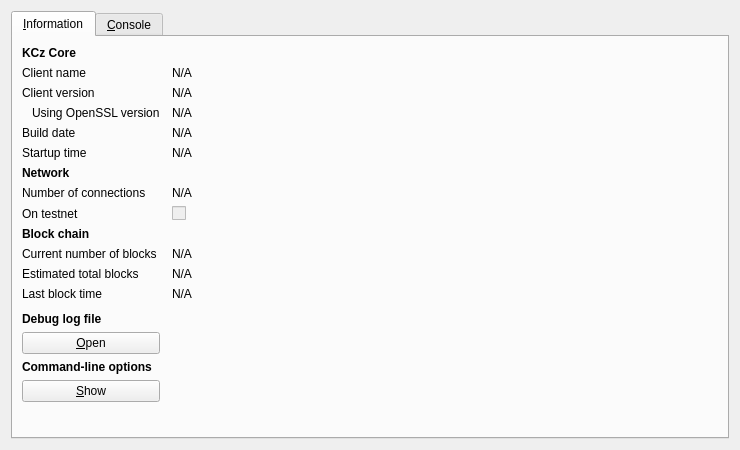
<?xml version="1.0" encoding="UTF-8"?>
<ui version="4.0">
 <class>RPCConsole</class>
 <widget class="QDialog" name="RPCConsole">
  <property name="geometry">
   <rect>
    <x>0</x>
    <y>0</y>
    <width>740</width>
    <height>450</height>
   </rect>
  </property>
  <property name="windowTitle">
   <string>KCz - Debug window</string>
  </property>
  <layout class="QVBoxLayout" name="verticalLayout_2">
   <item>
    <widget class="QTabWidget" name="tabWidget">
     <property name="currentIndex">
      <number>0</number>
     </property>
     <widget class="QWidget" name="tab_info">
      <attribute name="title">
       <string>&amp;Information</string>
      </attribute>
      <layout class="QGridLayout" name="gridLayout" columnstretch="0,1">
       <property name="horizontalSpacing">
        <number>12</number>
       </property>
       <item row="0" column="0">
        <widget class="QLabel" name="label_9">
         <property name="font">
          <font>
           <weight>75</weight>
           <bold>true</bold>
          </font>
         </property>
         <property name="text">
          <string>KCz Core</string>
         </property>
        </widget>
       </item>
       <item row="1" column="0">
        <widget class="QLabel" name="label_5">
         <property name="text">
          <string>Client name</string>
         </property>
        </widget>
       </item>
       <item row="1" column="1">
        <widget class="QLabel" name="clientName">
         <property name="cursor">
          <cursorShape>IBeamCursor</cursorShape>
         </property>
         <property name="text">
          <string>N/A</string>
         </property>
         <property name="textFormat">
          <enum>Qt::PlainText</enum>
         </property>
         <property name="textInteractionFlags">
          <set>Qt::LinksAccessibleByMouse|Qt::TextSelectableByKeyboard|Qt::TextSelectableByMouse</set>
         </property>
        </widget>
       </item>
       <item row="2" column="0">
        <widget class="QLabel" name="label_6">
         <property name="text">
          <string>Client version</string>
         </property>
        </widget>
       </item>
       <item row="2" column="1">
        <widget class="QLabel" name="clientVersion">
         <property name="cursor">
          <cursorShape>IBeamCursor</cursorShape>
         </property>
         <property name="text">
          <string>N/A</string>
         </property>
         <property name="textFormat">
          <enum>Qt::PlainText</enum>
         </property>
         <property name="textInteractionFlags">
          <set>Qt::LinksAccessibleByMouse|Qt::TextSelectableByKeyboard|Qt::TextSelectableByMouse</set>
         </property>
        </widget>
       </item>
       <item row="3" column="0">
        <widget class="QLabel" name="label_14">
         <property name="text">
          <string>Using OpenSSL version</string>
         </property>
         <property name="indent">
          <number>10</number>
         </property>
        </widget>
       </item>
       <item row="3" column="1">
        <widget class="QLabel" name="openSSLVersion">
         <property name="cursor">
          <cursorShape>IBeamCursor</cursorShape>
         </property>
         <property name="text">
          <string>N/A</string>
         </property>
         <property name="textFormat">
          <enum>Qt::PlainText</enum>
         </property>
         <property name="textInteractionFlags">
          <set>Qt::LinksAccessibleByMouse|Qt::TextSelectableByKeyboard|Qt::TextSelectableByMouse</set>
         </property>
        </widget>
       </item>
       <item row="4" column="0">
        <widget class="QLabel" name="label_12">
         <property name="text">
          <string>Build date</string>
         </property>
        </widget>
       </item>
       <item row="4" column="1">
        <widget class="QLabel" name="buildDate">
         <property name="cursor">
          <cursorShape>IBeamCursor</cursorShape>
         </property>
         <property name="text">
          <string>N/A</string>
         </property>
         <property name="textFormat">
          <enum>Qt::PlainText</enum>
         </property>
         <property name="textInteractionFlags">
          <set>Qt::LinksAccessibleByMouse|Qt::TextSelectableByKeyboard|Qt::TextSelectableByMouse</set>
         </property>
        </widget>
       </item>
       <item row="5" column="0">
        <widget class="QLabel" name="label_13">
         <property name="text">
          <string>Startup time</string>
         </property>
        </widget>
       </item>
       <item row="5" column="1">
        <widget class="QLabel" name="startupTime">
         <property name="cursor">
          <cursorShape>IBeamCursor</cursorShape>
         </property>
         <property name="text">
          <string>N/A</string>
         </property>
         <property name="textFormat">
          <enum>Qt::PlainText</enum>
         </property>
         <property name="textInteractionFlags">
          <set>Qt::LinksAccessibleByMouse|Qt::TextSelectableByKeyboard|Qt::TextSelectableByMouse</set>
         </property>
        </widget>
       </item>
       <item row="6" column="0">
        <widget class="QLabel" name="label_11">
         <property name="font">
          <font>
           <weight>75</weight>
           <bold>true</bold>
          </font>
         </property>
         <property name="text">
          <string>Network</string>
         </property>
        </widget>
       </item>
       <item row="7" column="0">
        <widget class="QLabel" name="label_7">
         <property name="text">
          <string>Number of connections</string>
         </property>
        </widget>
       </item>
       <item row="7" column="1">
        <widget class="QLabel" name="numberOfConnections">
         <property name="cursor">
          <cursorShape>IBeamCursor</cursorShape>
         </property>
         <property name="text">
          <string>N/A</string>
         </property>
         <property name="textFormat">
          <enum>Qt::PlainText</enum>
         </property>
         <property name="textInteractionFlags">
          <set>Qt::LinksAccessibleByMouse|Qt::TextSelectableByKeyboard|Qt::TextSelectableByMouse</set>
         </property>
        </widget>
       </item>
       <item row="8" column="0">
        <widget class="QLabel" name="label_8">
         <property name="text">
          <string>On testnet</string>
         </property>
        </widget>
       </item>
       <item row="8" column="1">
        <widget class="QCheckBox" name="isTestNet">
         <property name="enabled">
          <bool>false</bool>
         </property>
         <property name="text">
          <string/>
         </property>
        </widget>
       </item>
       <item row="9" column="0">
        <widget class="QLabel" name="label_10">
         <property name="font">
          <font>
           <weight>75</weight>
           <bold>true</bold>
          </font>
         </property>
         <property name="text">
          <string>Block chain</string>
         </property>
        </widget>
       </item>
       <item row="10" column="0">
        <widget class="QLabel" name="label_3">
         <property name="text">
          <string>Current number of blocks</string>
         </property>
        </widget>
       </item>
       <item row="10" column="1">
        <widget class="QLabel" name="numberOfBlocks">
         <property name="cursor">
          <cursorShape>IBeamCursor</cursorShape>
         </property>
         <property name="text">
          <string>N/A</string>
         </property>
         <property name="textFormat">
          <enum>Qt::PlainText</enum>
         </property>
         <property name="textInteractionFlags">
          <set>Qt::LinksAccessibleByMouse|Qt::TextSelectableByKeyboard|Qt::TextSelectableByMouse</set>
         </property>
        </widget>
       </item>
       <item row="11" column="0">
        <widget class="QLabel" name="label_4">
         <property name="text">
          <string>Estimated total blocks</string>
         </property>
        </widget>
       </item>
       <item row="11" column="1">
        <widget class="QLabel" name="totalBlocks">
         <property name="cursor">
          <cursorShape>IBeamCursor</cursorShape>
         </property>
         <property name="text">
          <string>N/A</string>
         </property>
         <property name="textFormat">
          <enum>Qt::PlainText</enum>
         </property>
         <property name="textInteractionFlags">
          <set>Qt::LinksAccessibleByMouse|Qt::TextSelectableByKeyboard|Qt::TextSelectableByMouse</set>
         </property>
        </widget>
       </item>
       <item row="12" column="0">
        <widget class="QLabel" name="label_2">
         <property name="text">
          <string>Last block time</string>
         </property>
        </widget>
       </item>
       <item row="12" column="1">
        <widget class="QLabel" name="lastBlockTime">
         <property name="cursor">
          <cursorShape>IBeamCursor</cursorShape>
         </property>
         <property name="text">
          <string>N/A</string>
         </property>
         <property name="textFormat">
          <enum>Qt::PlainText</enum>
         </property>
         <property name="textInteractionFlags">
          <set>Qt::LinksAccessibleByMouse|Qt::TextSelectableByKeyboard|Qt::TextSelectableByMouse</set>
         </property>
        </widget>
       </item>
       <item row="13" column="0">
        <spacer name="verticalSpacer_2">
         <property name="orientation">
          <enum>Qt::Vertical</enum>
         </property>
         <property name="sizeHint" stdset="0">
          <size>
           <width>20</width>
           <height>20</height>
          </size>
         </property>
        </spacer>
       </item>
       <item row="14" column="0">
        <widget class="QLabel" name="labelDebugLogfile">
         <property name="font">
          <font>
           <weight>75</weight>
           <bold>true</bold>
          </font>
         </property>
         <property name="text">
          <string>Debug log file</string>
         </property>
        </widget>
       </item>
       <item row="15" column="0">
        <widget class="QPushButton" name="openDebugLogfileButton">
         <property name="toolTip">
          <string>Open the KCz debug log file from the current data directory. This can take a few seconds for large log files.</string>
         </property>
         <property name="text">
          <string>&amp;Open</string>
         </property>
         <property name="autoDefault">
          <bool>false</bool>
         </property>
        </widget>
       </item>
       <item row="16" column="0">
        <widget class="QLabel" name="labelCLOptions">
         <property name="font">
          <font>
           <weight>75</weight>
           <bold>true</bold>
          </font>
         </property>
         <property name="text">
          <string>Command-line options</string>
         </property>
        </widget>
       </item>
       <item row="17" column="0">
        <widget class="QPushButton" name="showCLOptionsButton">
         <property name="toolTip">
          <string>Show the KCz-Qt help message to get a list with possible KCz command-line options.</string>
         </property>
         <property name="text">
          <string>&amp;Show</string>
         </property>
         <property name="autoDefault">
          <bool>false</bool>
         </property>
        </widget>
       </item>
       <item row="18" column="0">
        <spacer name="verticalSpacer">
         <property name="orientation">
          <enum>Qt::Vertical</enum>
         </property>
         <property name="sizeHint" stdset="0">
          <size>
           <width>20</width>
           <height>40</height>
          </size>
         </property>
        </spacer>
       </item>
      </layout>
     </widget>
     <widget class="QWidget" name="tab_console">
      <attribute name="title">
       <string>&amp;Console</string>
      </attribute>
      <layout class="QVBoxLayout" name="verticalLayout_3">
       <property name="spacing">
        <number>3</number>
       </property>
       <item>
        <widget class="QTextEdit" name="messagesWidget">
         <property name="minimumSize">
          <size>
           <width>0</width>
           <height>100</height>
          </size>
         </property>
         <property name="readOnly">
          <bool>true</bool>
         </property>
         <property name="tabKeyNavigation" stdset="0">
          <bool>false</bool>
         </property>
         <property name="columnCount" stdset="0">
          <number>2</number>
         </property>
        </widget>
       </item>
       <item>
        <layout class="QHBoxLayout" name="horizontalLayout">
         <property name="spacing">
          <number>3</number>
         </property>
         <item>
          <widget class="QLabel" name="label">
           <property name="text">
            <string notr="true">&gt;</string>
           </property>
          </widget>
         </item>
         <item>
          <widget class="QLineEdit" name="lineEdit"/>
         </item>
         <item>
          <widget class="QPushButton" name="clearButton">
           <property name="maximumSize">
            <size>
             <width>24</width>
             <height>24</height>
            </size>
           </property>
           <property name="toolTip">
            <string>Clear console</string>
           </property>
           <property name="text">
            <string/>
           </property>
           <property name="icon">
            <iconset resource="../bitcoin.qrc">
             <normaloff>:/icons/remove</normaloff>:/icons/remove</iconset>
           </property>
           <property name="shortcut">
            <string notr="true">Ctrl+L</string>
           </property>
           <property name="autoDefault">
            <bool>false</bool>
           </property>
          </widget>
         </item>
        </layout>
       </item>
      </layout>
     </widget>
    </widget>
   </item>
  </layout>
 </widget>
 <resources>
  <include location="../bitcoin.qrc"/>
 </resources>
 <connections/>
</ui>
